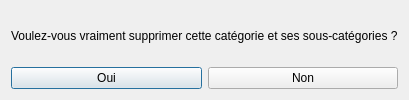
<?xml version="1.0" encoding="UTF-8"?>
<ui version="4.0">
 <class>DialogSupprimerCategorie</class>

 <widget class="QDialog" name="DialogSupprimerCategorie">
  <property name="windowTitle">
   <string>Supprimer la catégorie</string>
  </property>

  <layout class="QVBoxLayout">

   <item>
    <widget class="QLabel">
     <property name="text">
      <string>Voulez-vous vraiment supprimer cette catégorie et ses sous-catégories ?</string>
     </property>
    </widget>
   </item>

   <item>
    <layout class="QHBoxLayout">
     <item>
      <widget class="QPushButton" name="btnOui">
       <property name="text">
        <string>Oui</string>
       </property>
      </widget>
     </item>
     <item>
      <widget class="QPushButton" name="btnNon">
       <property name="text">
        <string>Non</string>
       </property>
      </widget>
     </item>
    </layout>
   </item>

  </layout>
 </widget>

 <connections/>
</ui>
